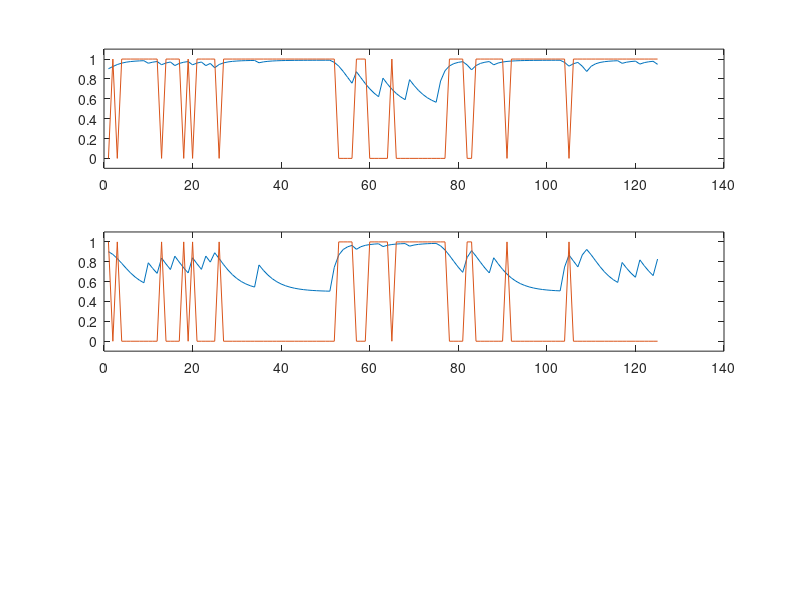

The MATLAB source for this figure:

clear all;close all;

load('results_kf_v6p25.mat');

for whichcue=1:2
    figure(99);
    screensize = get( groot, 'Screensize' );
    ResolutionVal = 1200;
    set(gcf, 'Position', [screensize(1),screensize(2),screensize(3),screensize(4)]*0.5);
    
    exampleSub=2;
    
    
    if whichcue==1
        
        value_model = allsub_pchoice_1(exampleSub,:);
        temp_allsub_choice = alldata{exampleSub,1}.choice;
        temp_allsub_choice(find(temp_allsub_choice~=1))=0;
        realchoice = temp_allsub_choice;
        subplot(3,1,whichcue)
        plot(value_model);hold on
        plot(realchoice);
        ylim([-0.1,1.1]);
        %plot_bandit_results(value_model,realchoice)
        hold on
        
        
    end
    
    if whichcue==2
        
        value_model =  allsub_pchoice_2(exampleSub,:);
        temp_allsub_choice = alldata{exampleSub,1}.choice-1;
        temp_allsub_choice(find(temp_allsub_choice~=1))=0;
        realchoice = temp_allsub_choice;
        
        subplot(3,1,whichcue)
        plot(value_model);hold on
        plot(realchoice);
        ylim([-0.1,1.1]);
        %plot_bandit_results(value_model,realchoice)
        hold on
        
        
    end
    

    
    

    
    
    
end